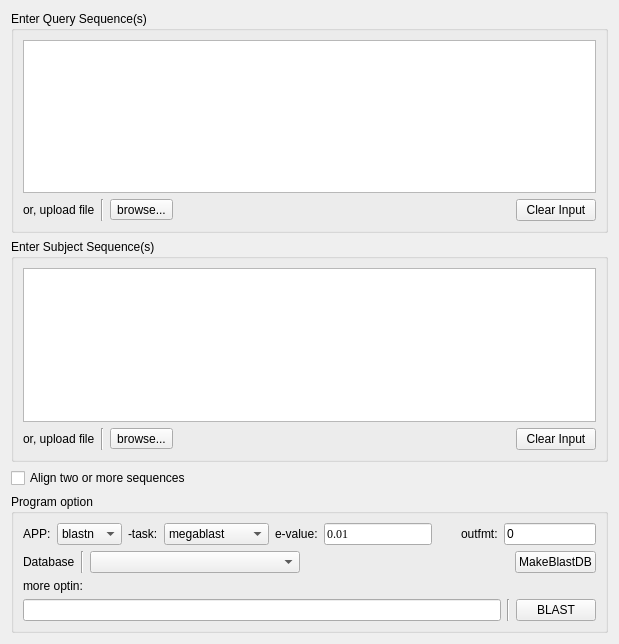
<?xml version="1.0" encoding="UTF-8"?>
<ui version="4.0">
 <class>Form_BLAST</class>
 <widget class="QWidget" name="Form_BLAST">
  <property name="geometry">
   <rect>
    <x>0</x>
    <y>0</y>
    <width>619</width>
    <height>644</height>
   </rect>
  </property>
  <property name="windowTitle">
   <string>Local Blast+</string>
  </property>
  <layout class="QVBoxLayout" name="verticalLayout_5">
   <item>
    <widget class="QGroupBox" name="groupBox_query">
     <property name="title">
      <string>Enter Query Sequence(s)</string>
     </property>
     <layout class="QVBoxLayout" name="verticalLayout">
      <item>
       <widget class="QPlainTextEdit" name="input_query_edit"/>
      </item>
      <item>
       <layout class="QHBoxLayout" name="horizontalLayout">
        <item>
         <widget class="QLabel" name="label_2">
          <property name="enabled">
           <bool>true</bool>
          </property>
          <property name="sizePolicy">
           <sizepolicy hsizetype="Minimum" vsizetype="Preferred">
            <horstretch>0</horstretch>
            <verstretch>0</verstretch>
           </sizepolicy>
          </property>
          <property name="contextMenuPolicy">
           <enum>Qt::DefaultContextMenu</enum>
          </property>
          <property name="text">
           <string>or, upload file</string>
          </property>
          <property name="alignment">
           <set>Qt::AlignLeading|Qt::AlignLeft|Qt::AlignVCenter</set>
          </property>
         </widget>
        </item>
        <item>
         <widget class="Line" name="line">
          <property name="orientation">
           <enum>Qt::Vertical</enum>
          </property>
         </widget>
        </item>
        <item>
         <widget class="QToolButton" name="open_file_query">
          <property name="text">
           <string>browse...</string>
          </property>
         </widget>
        </item>
        <item>
         <widget class="QLabel" name="label_choose_file_q">
          <property name="text">
           <string/>
          </property>
         </widget>
        </item>
        <item>
         <spacer name="horizontalSpacer">
          <property name="orientation">
           <enum>Qt::Horizontal</enum>
          </property>
          <property name="sizeHint" stdset="0">
           <size>
            <width>40</width>
            <height>20</height>
           </size>
          </property>
         </spacer>
        </item>
        <item>
         <widget class="QPushButton" name="pushButton_clear">
          <property name="text">
           <string>Clear Input</string>
          </property>
         </widget>
        </item>
       </layout>
      </item>
     </layout>
    </widget>
   </item>
   <item>
    <widget class="QGroupBox" name="groupBox_subject">
     <property name="inputMethodHints">
      <set>Qt::ImhUppercaseOnly</set>
     </property>
     <property name="title">
      <string>Enter Subject Sequence(s)</string>
     </property>
     <layout class="QVBoxLayout" name="verticalLayout_7">
      <item>
       <widget class="QPlainTextEdit" name="input_subject_edit"/>
      </item>
      <item>
       <layout class="QHBoxLayout" name="horizontalLayout_4">
        <item>
         <widget class="QLabel" name="label_6">
          <property name="enabled">
           <bool>true</bool>
          </property>
          <property name="sizePolicy">
           <sizepolicy hsizetype="Minimum" vsizetype="Preferred">
            <horstretch>0</horstretch>
            <verstretch>0</verstretch>
           </sizepolicy>
          </property>
          <property name="contextMenuPolicy">
           <enum>Qt::DefaultContextMenu</enum>
          </property>
          <property name="text">
           <string>or, upload file</string>
          </property>
          <property name="alignment">
           <set>Qt::AlignLeading|Qt::AlignLeft|Qt::AlignVCenter</set>
          </property>
         </widget>
        </item>
        <item>
         <widget class="Line" name="line_4">
          <property name="orientation">
           <enum>Qt::Vertical</enum>
          </property>
         </widget>
        </item>
        <item>
         <widget class="QToolButton" name="open_file_subject">
          <property name="text">
           <string>browse...</string>
          </property>
         </widget>
        </item>
        <item>
         <widget class="QLabel" name="label_choose_file_s">
          <property name="text">
           <string/>
          </property>
         </widget>
        </item>
        <item>
         <spacer name="horizontalSpacer_4">
          <property name="orientation">
           <enum>Qt::Horizontal</enum>
          </property>
          <property name="sizeHint" stdset="0">
           <size>
            <width>40</width>
            <height>20</height>
           </size>
          </property>
         </spacer>
        </item>
        <item>
         <widget class="QPushButton" name="pushButton_clear2">
          <property name="text">
           <string>Clear Input</string>
          </property>
         </widget>
        </item>
       </layout>
      </item>
     </layout>
    </widget>
   </item>
   <item>
    <widget class="QCheckBox" name="CheckBox_two_seq">
     <property name="text">
      <string>Align two or more sequences</string>
     </property>
    </widget>
   </item>
   <item>
    <widget class="QGroupBox" name="groupBox_blastn">
     <property name="title">
      <string>Program option</string>
     </property>
     <layout class="QVBoxLayout" name="verticalLayout_4">
      <item>
       <layout class="QVBoxLayout" name="verticalLayout_2">
        <item>
         <layout class="QHBoxLayout" name="horizontalLayout_3">
          <item>
           <widget class="QLabel" name="label_app">
            <property name="text">
             <string>APP:</string>
            </property>
           </widget>
          </item>
          <item>
           <widget class="QComboBox" name="comboBox_app">
            <item>
             <property name="text">
              <string>blastn</string>
             </property>
            </item>
            <item>
             <property name="text">
              <string>blastp</string>
             </property>
            </item>
            <item>
             <property name="text">
              <string>blastx</string>
             </property>
            </item>
            <item>
             <property name="text">
              <string>tblastn</string>
             </property>
            </item>
            <item>
             <property name="text">
              <string>tblastx</string>
             </property>
            </item>
           </widget>
          </item>
          <item>
           <widget class="QLabel" name="label_task">
            <property name="text">
             <string>-task:</string>
            </property>
           </widget>
          </item>
          <item>
           <widget class="QComboBox" name="comboBox_task">
            <item>
             <property name="text">
              <string>megablast</string>
             </property>
            </item>
            <item>
             <property name="text">
              <string>dc-megablast</string>
             </property>
            </item>
            <item>
             <property name="text">
              <string>blastn</string>
             </property>
            </item>
            <item>
             <property name="text">
              <string>blastn-short</string>
             </property>
            </item>
            <item>
             <property name="text">
              <string>rmblastn</string>
             </property>
            </item>
           </widget>
          </item>
          <item>
           <widget class="QLabel" name="label_e_value">
            <property name="text">
             <string>e-value:</string>
            </property>
           </widget>
          </item>
          <item>
           <widget class="QLineEdit" name="lineEdit_e_value">
            <property name="sizePolicy">
             <sizepolicy hsizetype="Fixed" vsizetype="Fixed">
              <horstretch>0</horstretch>
              <verstretch>0</verstretch>
             </sizepolicy>
            </property>
            <property name="font">
             <font>
              <family>Times New Roman</family>
             </font>
            </property>
            <property name="text">
             <string>0.01</string>
            </property>
            <property name="frame">
             <bool>true</bool>
            </property>
           </widget>
          </item>
          <item>
           <spacer name="horizontalSpacer_9">
            <property name="orientation">
             <enum>Qt::Horizontal</enum>
            </property>
            <property name="sizeHint" stdset="0">
             <size>
              <width>40</width>
              <height>20</height>
             </size>
            </property>
           </spacer>
          </item>
          <item>
           <widget class="QLabel" name="label">
            <property name="text">
             <string>outfmt:</string>
            </property>
           </widget>
          </item>
          <item>
           <widget class="QLineEdit" name="lineEdit_outfmt">
            <property name="text">
             <string>0</string>
            </property>
           </widget>
          </item>
         </layout>
        </item>
        <item>
         <layout class="QHBoxLayout" name="horizontalLayout_2">
          <item>
           <widget class="QLabel" name="label_4">
            <property name="text">
             <string>Database</string>
            </property>
           </widget>
          </item>
          <item>
           <widget class="Line" name="line_2">
            <property name="orientation">
             <enum>Qt::Vertical</enum>
            </property>
           </widget>
          </item>
          <item>
           <widget class="QComboBox" name="comboBox_db_files">
            <property name="sizePolicy">
             <sizepolicy hsizetype="Expanding" vsizetype="Fixed">
              <horstretch>0</horstretch>
              <verstretch>0</verstretch>
             </sizepolicy>
            </property>
           </widget>
          </item>
          <item>
           <spacer name="horizontalSpacer_2">
            <property name="orientation">
             <enum>Qt::Horizontal</enum>
            </property>
            <property name="sizeType">
             <enum>QSizePolicy::Expanding</enum>
            </property>
            <property name="sizeHint" stdset="0">
             <size>
              <width>30</width>
              <height>20</height>
             </size>
            </property>
           </spacer>
          </item>
          <item>
           <widget class="QPushButton" name="PushButton_make_db">
            <property name="text">
             <string>MakeBlastDB</string>
            </property>
           </widget>
          </item>
         </layout>
        </item>
       </layout>
      </item>
      <item>
       <layout class="QVBoxLayout" name="verticalLayout_3">
        <item>
         <widget class="QLabel" name="label_more_option">
          <property name="text">
           <string>more optin:</string>
          </property>
         </widget>
        </item>
        <item>
         <layout class="QHBoxLayout" name="horizontalLayout_5">
          <item>
           <widget class="QLineEdit" name="lineEdit_more_option"/>
          </item>
          <item>
           <widget class="Line" name="line_3">
            <property name="orientation">
             <enum>Qt::Vertical</enum>
            </property>
           </widget>
          </item>
          <item>
           <widget class="QPushButton" name="pushButton_BLAST">
            <property name="text">
             <string>BLAST</string>
            </property>
           </widget>
          </item>
         </layout>
        </item>
       </layout>
      </item>
     </layout>
    </widget>
   </item>
  </layout>
 </widget>
 <resources/>
 <connections>
  <connection>
   <sender>pushButton_clear</sender>
   <signal>clicked()</signal>
   <receiver>input_query_edit</receiver>
   <slot>clear()</slot>
   <hints>
    <hint type="sourcelabel">
     <x>284</x>
     <y>200</y>
    </hint>
    <hint type="destinationlabel">
     <x>325</x>
     <y>170</y>
    </hint>
   </hints>
  </connection>
  <connection>
   <sender>pushButton_clear2</sender>
   <signal>clicked()</signal>
   <receiver>input_subject_edit</receiver>
   <slot>clear()</slot>
   <hints>
    <hint type="sourcelabel">
     <x>284</x>
     <y>410</y>
    </hint>
    <hint type="destinationlabel">
     <x>324</x>
     <y>380</y>
    </hint>
   </hints>
  </connection>
 </connections>
</ui>
